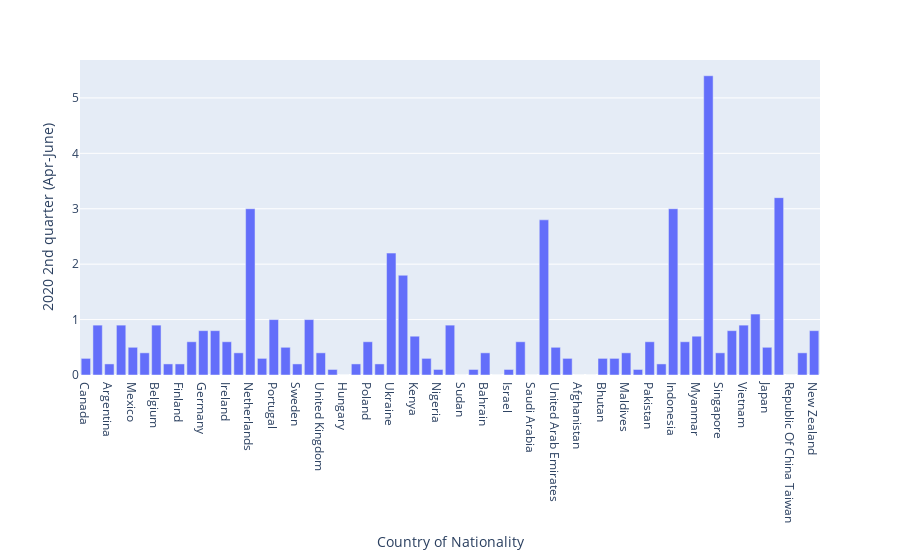

The code cell stored with this chart in its notebook:
### Code cell
px.bar(df, df.index,'2020 2nd quarter (Apr-June)')

### Figure 1 — Plotly figure (JSON) as saved in the notebook; plotly's stock layout.template omitted (floating-point values rounded to 4 significant figures)
{"data": [{"alignmentgroup": "True", "hovertemplate": "Country of Nationality=%{x}<br>2020 2nd quarter (Apr-June)=%{y}<extra></extra>", "legendgroup": "", "marker": {"color": "#636efa", "pattern": {"shape": ""}}, "name": "", "offsetgroup": "", "orientation": "v", "showlegend": false, "textposition": "auto", "type": "bar", "x": ["Canada", "United States Of America", "Argentina", "Brazil", "Mexico", "Austria", "Belgium", "Denmark", "Finland", "France", "Germany", "Greece", "Ireland", "Italy", "Netherlands", "Norway", "Portugal", "Spain", "Sweden", "Switzerland", "United Kingdom", "Czech Rep.", "Hungary", "Kazakhstan", "Poland", "Russian Federation", "Ukraine", "Egypt", "Kenya", "Mauritius", "Nigeria", "South Africa", "Sudan", "Tanzania", "Bahrain", "Iraq", "Israel", "Oman", "Saudi Arabia", "Turkey", "United Arab Emirates", "Yemen", "Afghanistan", "Bangladesh", "Bhutan", "Iran", "Maldives", "Nepal", "Pakistan", "Sri Lanka", "Indonesia", "Malaysia", "Myanmar", "Philippines", "Singapore", "Thailand", "Vietnam", "China", "Japan", "Korea (Republic Of ", "Republic Of China Taiwan", "Australia", "New Zealand"], "xaxis": "x", "y": [0.3, 0.9, 0.2, 0.9, 0.5, 0.4, 0.9, 0.2, 0.2, 0.6, 0.8, 0.8, 0.6, 0.4, 3, 0.3, 1, 0.5, 0.2, 1, 0.4, 0.1, 0, 0.2, 0.6, 0.2, 2.2, 1.8, 0.7, 0.3, 0.1, 0.9, 0, 0.1, 0.4, 0, 0.1, 0.6, 0, 2.8, 0.5, 0.3, 0, 0, 0.3, 0.3, 0.4, 0.1, 0.6, 0.2, 3, 0.6, 0.7, 5.4, 0.4, 0.8, 0.9, 1.1, 0.5, 3.2, 0, 0.4, 0.8], "yaxis": "y"}], "layout": {"barmode": "relative", "legend": {"tracegroupgap": 0}, "margin": {"t": 60}, "xaxis": {"anchor": "y", "domain": [0, 1], "title": {"text": "Country of Nationality"}}, "yaxis": {"anchor": "x", "domain": [0, 1], "title": {"text": "2020 2nd quarter (Apr-June)"}}}}
